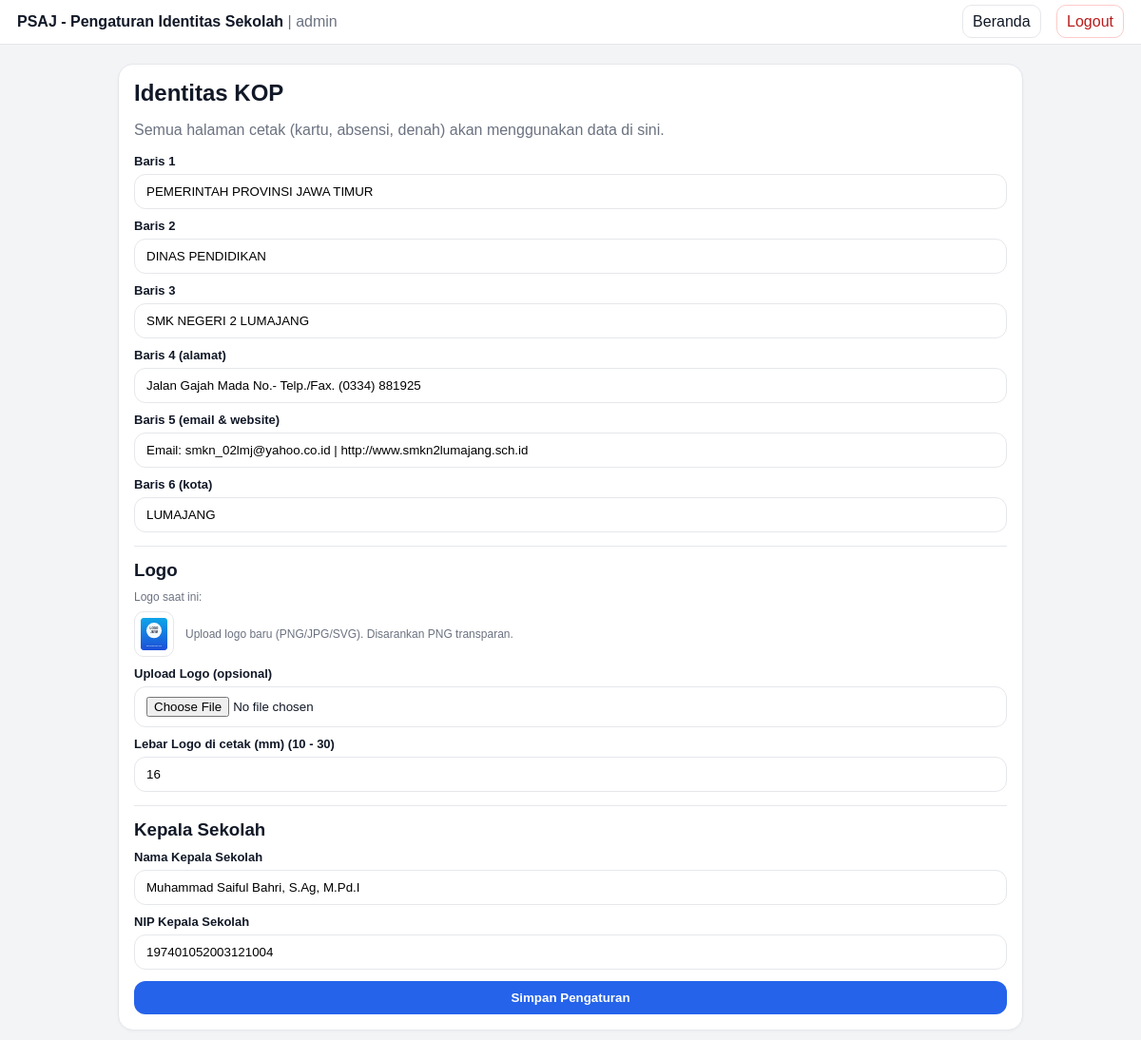
The page /admin/settings_school.php (signed in) on the database its author committed.
### tables this page shows
CREATE TABLE `school_profile` (
  `id` int NOT NULL,
  `line1` varchar(150) NOT NULL,
  `line2` varchar(150) NOT NULL,
  `line3` varchar(150) NOT NULL,
  `line4` varchar(200) NOT NULL,
  `line5` varchar(200) NOT NULL,
  `line6` varchar(150) NOT NULL,
  `logo_filename` varchar(255) DEFAULT NULL,
  `logo_width_mm` int DEFAULT '16',
  `kepsek_nama` varchar(150) NOT NULL,
  `kepsek_nip` varchar(50) NOT NULL,
  `updated_at` timestamp NULL DEFAULT CURRENT_TIMESTAMP ON UPDATE CURRENT_TIMESTAMP
);

### config/bootstrap.php (called while the page is built, shortened)
<?php
require_once __DIR__ . '/school.php';
function url(string $path): string {
    return (BASE_URL ?: '') . $path;
}
function e(string $s): string {
    return htmlspecialchars($s, ENT_QUOTES, 'UTF-8');
}
?>

### config/school.php (called while the page is built, shortened)
<?php
function school_settings(): array {
    static $cache = null;
    if ($cache !== null) return $cache;
    try {
        $pdo = db();
        $row = $pdo->query("SELECT * FROM school_profile WHERE id=1 LIMIT 1")->fetch(PDO::FETCH_ASSOC);
    } catch (Throwable $e) {
        $row = null;
    }
    $defaults = [
        'id' => 1,
        'line1' => 'PEMERINTAH PROVINSI JAWA TIMUR',
        'line2' => 'DINAS PENDIDIKAN',
        'line3' => 'SMK NEGERI 2 LUMAJANG',
        'line4' => 'Jalan Gajah Mada No.- Telp./Fax. (0334) 881925',
        'line5' => 'Email : smkn_02lmj@yahoo.co.id | http://www.smkn2lumajang.sch.id',
        'line6' => 'LUMAJANG',
        'logo_filename' => 'logo-jatim.svg',
        'logo_width_mm' => 16,
        'kepsek_nama' => 'Muhammad Saiful Bahri, S.Ag, M.Pd.I',
        'kepsek_nip' => '197401052003121004',
    ];
    $cache = $row ? array_merge($defaults, $row) : $defaults;
    return $cache;
}
function school_logo_url(): string {
    $s = school_settings();
    $fn = trim((string)($s['logo_filename'] ?? ''));
    if ($fn !== '' && file_exists(__DIR__ . '/../assets/' . $fn)) {
        return url('/assets/' . rawurlencode($fn)) . '?v=' . @filemtime(__DIR__ . '/../assets/' . $fn);
    }
    return url('/assets/logo-jatim.svg');
}

### admin/settings_school.php (the view, shortened to what this page needs)
<?php
$pdo = db();
$pdo->exec("INSERT IGNORE INTO school_profile (id, line1, line2, line3, line4, line5, line6, logo_filename, logo_width_mm, kepsek_nama, kepsek_nip)
            VALUES (1,'','','','','','', 'logo-jatim.svg', 16, '', '')");
$s = school_settings();
$s = $pdo->query("SELECT * FROM school_profile WHERE id=1 LIMIT 1")->fetch(PDO::FETCH_ASSOC) ?: school_settings();
?>
<!doctype html>
<html lang="id">
<head>
  <link rel="stylesheet" href="<?= url('/assets/style.css') ?>">
</head>
<body class="page">
  <header class="topbar">
    <div>
      <strong>PSAJ - Pengaturan Identitas Sekolah</strong>
      <span class="muted">| <?= e($_SESSION['username'] ?? '') ?></span>
    </div>
    <nav>
      <a href="<?= url('/admin/dashboard.php') ?>">Beranda</a>
      <a class="danger" href="<?= url('/auth/logout.php') ?>">Logout</a>
    </nav>
  </header>
  <main class="container">
    <section class="panel">
      <h2>Identitas KOP</h2>
      <p class="muted">Semua halaman cetak (kartu, absensi, denah) akan menggunakan data di sini.</p>
      <form method="post" enctype="multipart/form-data">
        <label>Baris 1</label>
        <input type="text" name="line1" value="<?= e($s['line1'] ?? '') ?>" required>
        <label>Baris 2</label>
        <input type="text" name="line2" value="<?= e($s['line2'] ?? '') ?>" required>
        <label>Baris 3</label>
        <input type="text" name="line3" value="<?= e($s['line3'] ?? '') ?>" required>
        <label>Baris 4 (alamat)</label>
        <input type="text" name="line4" value="<?= e($s['line4'] ?? '') ?>" required>
        <label>Baris 5 (email & website)</label>
        <input type="text" name="line5" value="<?= e($s['line5'] ?? '') ?>" required>
        <label>Baris 6 (kota)</label>
        <input type="text" name="line6" value="<?= e($s['line6'] ?? '') ?>" required>
        <hr style="border:none;border-top:1px solid var(--border); margin:14px 0;">
        <h3 style="margin-top:0;">Logo</h3>
        <div class="muted small">Logo saat ini:</div>
        <div style="margin:8px 0 10px; display:flex; gap:12px; align-items:center;">
          <img src="<?= school_logo_url() ?>" alt="logo" style="width:42px;height:auto;border:1px solid var(--border);border-radius:10px;padding:6px;background:#fff;">
          <div class="muted small">Upload logo baru (PNG/JPG/SVG). Disarankan PNG transparan.</div>
        </div>
        <label>Upload Logo (opsional)</label>
        <input type="file" name="logo" accept=".png,.jpg,.jpeg,.svg">
        <label>Lebar Logo di cetak (mm) (10 - 30)</label>
        <input type="text" name="logo_width_mm" value="<?= e((string)($s['logo_width_mm'] ?? 16)) ?>">
        <hr style="border:none;border-top:1px solid var(--border); margin:14px 0;">
        <h3 style="margin-top:0;">Kepala Sekolah</h3>
        <label>Nama Kepala Sekolah</label>
        <input type="text" name="kepsek_nama" value="<?= e($s['kepsek_nama'] ?? '') ?>">
        <label>NIP Kepala Sekolah</label>
        <input type="text" name="kepsek_nip" value="<?= e($s['kepsek_nip'] ?? '') ?>">
        <button type="submit">Simpan Pengaturan</button>
      </form>
    </section>
  </main>
</body>
</html>

### assets/style.css (style rules this page uses)
:root { --border:#e5e7eb; --text:#111827; --muted:#6b7280; --danger:#b91c1c; --bg:#f3f4f6; --card:#ffffff; --primary:#2563eb; --primary-dark:#1d4ed8; --primary-soft:rgba(37,99,235,.10); }
* { box-sizing: border-box; }
body.page { margin:0; font-family: Arial, Helvetica, sans-serif; color: var(--text); background: var(--bg); }
a { color: inherit; text-decoration: none; }
.container { max-width: 980px; margin: 20px auto; padding: 0 14px; }
.topbar { display:flex; justify-content: space-between; align-items:center; padding: 14px 18px; background: var(--card); border-bottom:1px solid var(--border); position: sticky; top:0; }
.topbar nav a { margin-left: 12px; padding: 8px 10px; border-radius: 10px; border:1px solid var(--border); background: #fff; }
.topbar nav a.danger { border-color: #fecaca; color: var(--danger); }
.panel { background: var(--card); border:1px solid var(--border); border-radius: 16px; padding: 16px; margin-bottom: 16px; box-shadow: 0 1px 3px rgba(0,0,0,.04); }
h1,h2,h3 { margin: 0 0 10px; }
.muted { color: var(--muted); }
.small { font-size: 12px; }
label { display:block; margin: 10px 0 6px; font-weight: 700; font-size: 13px; }
input[type=text], input[type=password], input[type=file] { width: 100%; padding: 10px 12px; border:1px solid var(--border); border-radius: 12px; background: #fff; }
button { margin-top: 12px; width: 100%; padding: 10px 12px; border: 0; border-radius: 12px; background: var(--primary); color: #fff; cursor: pointer; font-weight: 800; }

### rows shown on the page
school_profile: line1 "PEMERINTAH PROVINSI JAWA TIMUR", line2 "DINAS PENDIDIKAN", line3 "SMK NEGERI 2 LUMAJANG", line4 "Jalan Gajah Mada No.- Telp./Fax. (0334) 881925", line5 "Email: smkn_02lmj@yahoo.co.id | http://www.smkn2lumajang.sch.id", line6 "LUMAJANG", logo_filename (picture), logo_width_mm "16", kepsek_nama "Muhammad Saiful Bahri, S.Ag, M.Pd.I", kepsek_nip "197401052003121004"

### other values the page prints
$_SESSION['username'] "admin"
